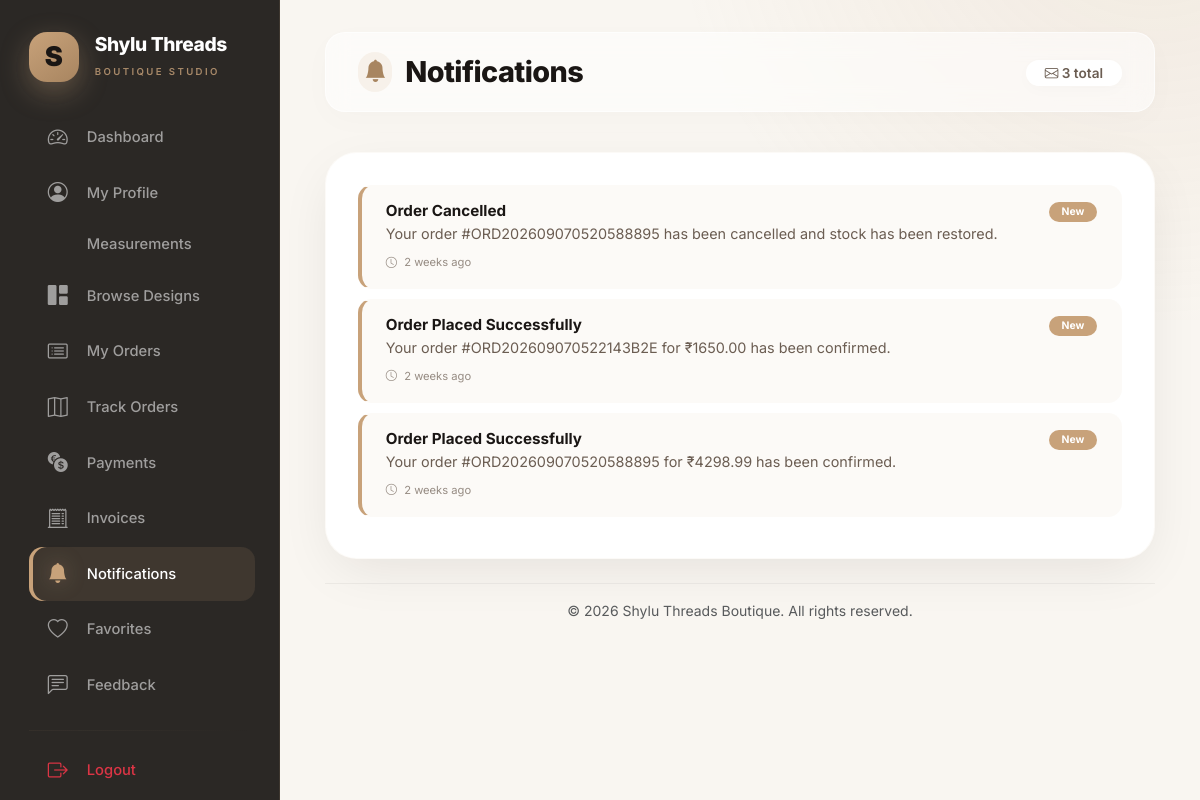
Screenshot of /customer/notifications/ (signed in) with the database file from the repository.
### app/models.py (models this page shows, shortened)
class Notification(models.Model):
    user = models.ForeignKey(
        settings.AUTH_USER_MODEL,
        on_delete=models.CASCADE,
        related_name="notifications"
    )
    title = models.CharField(max_length=200)
    message = models.TextField()
    is_read = models.BooleanField(default=False)
    created_at = models.DateTimeField(auto_now_add=True)
    class Meta:
        ordering = ["-created_at"]
        verbose_name = "Notification"
        verbose_name_plural = "Notifications"

### app/views.py (the view)
# urls.py: path("customer/notifications/", views.notifications, name="notifications"),
@customer_required
def notifications(request):
    notification_list = Notification.objects.filter(user=request.user).order_by("-created_at")
    return render(request, "customer/notifications.html", {"notifications": notification_list})

### app/views.py (called while the page is built)
def is_customer(user):
    return user.is_authenticated and not (user.is_staff or user.is_superuser)

### app/templates/customer/notifications.html (shortened to what this page needs)
{% load static %}
<!DOCTYPE html>
<html lang="en">
<head>
  <link href="https://cdn.jsdelivr.net/npm/bootstrap-icons@1.11.1/font/bootstrap-icons.css" rel="stylesheet" />
  <link href="https://cdn.jsdelivr.net/npm/bootstrap@5.3.2/dist/css/bootstrap.min.css" rel="stylesheet" />
</head>
<body>
<aside class="premium-sidebar" id="sidebar">
    <div class="sidebar-brand mb-4">
        <div class="d-flex align-items-center gap-3 mb-1">
            <div class="brand-icon">S</div>
            <div class="brand-text">
                <h5 class="mb-0">Shylu Threads</h5>
                <span class="subtitle">Boutique Studio</span>
            </div>
        </div>
    </div>
    <nav class="nav flex-column flex-grow-1">
        <a class="nav-link-premium" href="{% url 'customer_dashboard' %}"><i class="bi bi-speedometer2"></i> Dashboard</a>
        <a class="nav-link-premium" href="{% url 'profile' %}"><i class="bi bi-person-circle"></i> My Profile</a>
        <a class="nav-link-premium" href="{% url 'measurements' %}"> Measurements</a>
        <a class="nav-link-premium" href="{% url 'designs' %}"><i class="bi bi-grid-1x2-fill"></i> Browse Designs</a>
        <a class="nav-link-premium" href="{% url 'orders' %}"><i class="bi bi-card-list"></i> My Orders</a>
        <a class="nav-link-premium" href="{% url 'tracking' %}"><i class="bi bi-map"></i> Track Orders</a>
        <a class="nav-link-premium" href="{% url 'payments' %}"><i class="bi bi-currency-exchange"></i> Payments</a>
        <a class="nav-link-premium" href="{% url 'invoices' %}"><i class="bi bi-receipt-cutoff"></i> Invoices</a>
        <a class="nav-link-premium active" href="{% url 'notifications' %}"><i class="bi bi-bell-fill"></i> Notifications</a>
        <a class="nav-link-premium" href="{% url 'favorites' %}"><i class="bi bi-heart"></i> Favorites</a>
        <a class="nav-link-premium" href="{% url 'feedback' %}"><i class="bi bi-chat-left-text"></i> Feedback</a>
        <hr class="sidebar-divider" />
        <a class="nav-link-premium text-danger" href="{% url 'logout' %}"><i class="bi bi-box-arrow-right"></i> Logout</a>
    </nav>
</aside>
<main class="main-content">
    <div class="top-bar">
        <div>
            <h1><i class="bi bi-bell-fill"></i> Notifications</h1>
        </div>
        <div>
            <span class="notif-count">
                <i class="bi bi-envelope"></i> {{ notifications|length }} total
            </span>
        </div>
    </div>
    <div class="section-card">
        {% for notification in notifications %}
        <div class="notif-item {% if not notification.is_read %}unread{% endif %}">
            <div class="d-flex justify-content-between align-items-start">
                <div>
                    <h6>{{ notification.title }}</h6>
                    <p>{{ notification.message }}</p>
                    <span class="notif-time"><i class="bi bi-clock me-1"></i> {{ notification.created_at|timesince }} ago</span>
                </div>
                {% if not notification.is_read %}
                    <span class="notif-badge">New</span>
                {% endif %}
            </div>
        </div>
        {% empty %}
        <div class="empty-state">
            <i class="bi bi-inbox"></i>
            <p>No notifications yet.</p>
            <small class="text-muted">We'll notify you when something important happens.</small>
        </div>
        {% endfor %}
    </div>
    <div class="text-center text-muted small mt-4 pt-3 border-top" style="border-color: rgba(26,22,20,0.05) !important;">
        &copy; 2026 Shylu Threads Boutique. All rights reserved.
    </div>
</main>
</body>
</html>

### rows the page displays
Notification: title "Order Cancelled", message "Your order #ORD202609070520588895 has been cancelled and stock has been restored.", created_at "2 weeks", is_read "New"
Notification: title "Order Placed Successfully", message "Your order #ORD202609070522143B2E for ₹1650.00 has been confirmed.", created_at "2 weeks", is_read "New"
Notification: title "Order Placed Successfully", message "Your order #ORD202609070520588895 for ₹4298.99 has been confirmed.", created_at "2 weeks", is_read "New"

### other values shown
{{ notifications|length }} "3"
